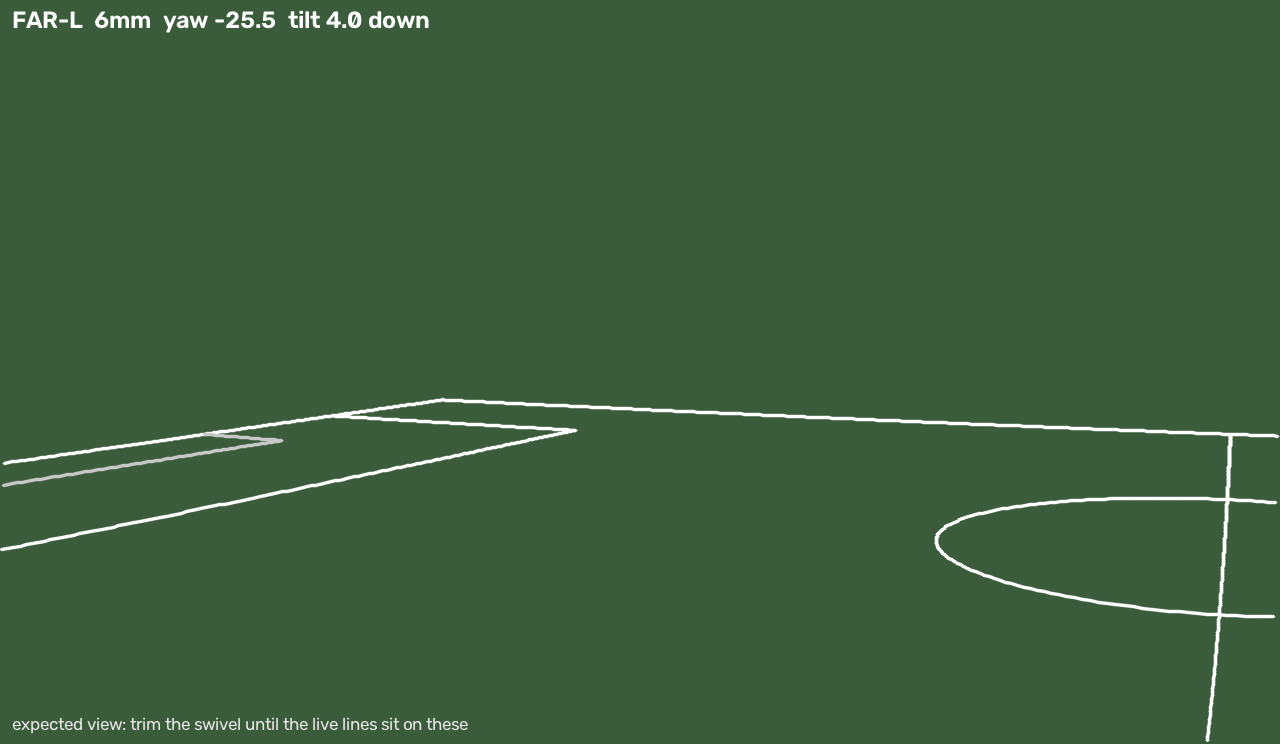
#> input picture hardware/aim/11v11/aim_far-l.png, 1280 x 744 px
$ python -i lines.py   (imports and definitions only)
#> lines starting #> are read from the running program, lines starting #| are printed output that depends on the picture; after the words box and inside, x2 and y2 are one past the last pixel; in counts of white or black regions, pixels touching at a corner belong together
"""Finding the painted lines in a frame.

Nothing here knows what sport it is looking at. It finds the grass, finds the
thin bright things on the grass, turns them into straight lines, and splits
those lines into two directions. Which direction is the touchline is the
registrar's problem.
"""

from __future__ import annotations

from dataclasses import dataclass, field
from typing import Optional

import cv2
import numpy as np


@dataclass
class LineDetectionConfig:
    # What the playing surface looks like is estimated per frame (see
    # GrassModel). These bound the estimate and are the fallback when a
    # frame has too little surface in it to estimate from.
    grass_hue: tuple[int, int] = (30, 95)     # fallback only; OpenCV hue is 0..180, green near 60
    grass_min_sat: int = 35                    # fallback only
    grass_min_val: int = 40                    # fallback only
    grass_hue_prior: tuple[int, int] = (8, 100)   # olive-brown worn turf to blue-green
    grass_prior_min_sat: int = 30
    grass_prior_min_val: int = 30
    grass_hue_tol: int = 12                    # half-width of the hue band around the estimated peak
    grass_sv_percentiles: tuple[float, float] = (2.0, 99.5)   # of the pixels at that hue
    grass_range_pad: int = 15                  # widening of the saturation and value ranges
    grass_roi_top: float = 0.35                # estimate from the lower part of the frame, where the pitch is
    grass_min_prior_px: int = 500
    grass_close_px: int = 25
    grass_max_hole_frac: float = 0.02          # holes larger than this share of the frame are not filled
    tophat_px: int = 15                        # a little wider than the widest line
    tophat_thresh: int = 25                    # local contrast of paint over the grass beside it
    # Paint is less saturated than this frame's grass and not darker than
    # most of it. These are the absolute thresholds the detector was first
    # tuned with (s <= 90, v >= 90 on rendered grass at s 138, v 146),
    # expressed as ratios so they follow the grass on a worn olive pitch at
    # v 71. Additive offsets were tried and lost a metre on rendered views.
    line_sat_ratio: float = 0.66
    line_val_ratio: float = 0.62
    min_component_len: int = 25
    min_elongation: float = 3.0                # bbox diagonal^2 / area; blobs sit near 2.5
    hough_threshold: int = 50
    hough_min_len: int = 40
    hough_max_gap: int = 15
    merge_angle_deg: float = 3.0
    merge_dist_px: float = 8.0
    min_line_len: int = 60
    max_lines: int = 12


@dataclass
class DetectedLine:
    p0: np.ndarray
    p1: np.ndarray
    support: float          # summed length of the segments that voted for it

    @property
    def length(self) -> float:
        return float(np.linalg.norm(self.p1 - self.p0))

    # [16 lines left out: functions direction, angle, abc, not called in this run]

    @property
    def midpoint(self) -> np.ndarray:
        return (self.p0 + self.p1) / 2

    # [4 lines left out: function samples, not called in this run]


@dataclass(frozen=True)
class GrassModel:
    """What this frame's playing surface looks like, estimated from the frame.

    A worn youth pitch in September is olive-brown, hue near 23 on OpenCV's
    0..180 scale; a broadcast pitch is green, near 60; a rendered one is
    exactly green. One fixed range cannot hold all three, and the first real
    Veo export proved it: the fixed range passed a tenth of the pixels that
    were certainly pitch, and everything downstream of the mask was working
    from that tenth. The paint thresholds are relative to this too, because
    a faded line on a worn pitch is only a little brighter than the grass
    beside it and nowhere near any fixed idea of white.
    """

    hue: tuple[int, int]
    sat: tuple[int, int]
    val: tuple[int, int]
    s_median: float
    v_median: float
    estimated: bool

    def mask(self, hsv: np.ndarray) -> np.ndarray:
        h, s, v = hsv[..., 0], hsv[..., 1], hsv[..., 2]
        m = (h >= self.hue[0]) & (h <= self.hue[1]) & (s >= self.sat[0]) & (s <= self.sat[1])
        m &= (v >= self.val[0]) & (v <= self.val[1])
        return m.astype(np.uint8) * 255


@dataclass
class LineDetection:
    grass: np.ndarray            # uint8 mask of the playing surface
    line_pixels: np.ndarray      # uint8 mask of pixels that look like paint
    segments: np.ndarray         # (n, 4) raw Hough segments
    lines: list[DetectedLine] = field(default_factory=list)
    model: Optional[GrassModel] = None


def estimate_grass(bgr: np.ndarray, cfg: LineDetectionConfig) -> GrassModel:
    """The dominant surface colour in the lower part of the frame, which is
    where a camera looking at a pitch has the pitch. Hue is the peak of the
    histogram inside a wide prior; saturation and value are the spread of
    the pixels at that hue. Falls back to the fixed ranges when there is
    too little surface to estimate from (a frame of sky, a title card)."""
    hsv = cv2.cvtColor(bgr, cv2.COLOR_BGR2HSV)
    top = int(hsv.shape[0] * cfg.grass_roi_top)
    roi = hsv[top:].reshape(-1, 3)
    H, S, V = roi[:, 0].astype(np.int32), roi[:, 1], roi[:, 2]
    prior = (H >= cfg.grass_hue_prior[0]) & (H <= cfg.grass_hue_prior[1])
    prior &= (S >= cfg.grass_prior_min_sat) & (V >= cfg.grass_prior_min_val)
    if int(prior.sum()) < cfg.grass_min_prior_px:
        return GrassModel(cfg.grass_hue, (cfg.grass_min_sat, 255), (cfg.grass_min_val, 255), 128.0, 128.0, False)
    hist = np.bincount(H[prior], minlength=180).astype(np.float64)
    hist = np.convolve(hist, np.ones(5) / 5.0, mode="same")
    peak = int(np.argmax(hist))
    lo, hi = max(0, peak - cfg.grass_hue_tol), min(179, peak + cfg.grass_hue_tol)
    sel = prior & (H >= lo) & (H <= hi)
    s_lo, s_hi = np.percentile(S[sel], cfg.grass_sv_percentiles)
    v_lo, v_hi = np.percentile(V[sel], cfg.grass_sv_percentiles)
    pad = cfg.grass_range_pad
    return GrassModel(
        (lo, hi),
        (max(0, int(s_lo) - pad), min(255, int(s_hi) + pad)),
        (max(0, int(v_lo) - pad), min(255, int(v_hi) + pad)),
        float(np.median(S[sel])), float(np.median(V[sel])), True,
    )


def grass_mask(bgr: np.ndarray, cfg: LineDetectionConfig, model: Optional[GrassModel] = None) -> np.ndarray:
    model = model or estimate_grass(bgr, cfg)
    m = model.mask(cv2.cvtColor(bgr, cv2.COLOR_BGR2HSV))
    k = cv2.getStructuringElement(cv2.MORPH_ELLIPSE, (cfg.grass_close_px, cfg.grass_close_px))
    # Closing swallows the lines and the players, which are holes in the
    # green; opening drops small green things that are not the pitch.
    m = cv2.morphologyEx(m, cv2.MORPH_CLOSE, k)
    k2 = cv2.getStructuringElement(cv2.MORPH_ELLIPSE, (max(3, cfg.grass_close_px // 2),) * 2)
    m = cv2.morphologyEx(m, cv2.MORPH_OPEN, k2)
    n, labels, stats, _ = cv2.connectedComponentsWithStats(m, 8)
    if n <= 1:
        return np.zeros_like(m)
    largest = 1 + int(np.argmax(stats[1:, cv2.CC_STAT_AREA]))
    m = (labels == largest).astype(np.uint8) * 255
    # Fill holes, but only small ones. A player, a ball or a goal net is a
    # hole in the grass and should not punch a hole in the surface. A road
    # with parked cars, with grass on both sides of it, is also enclosed and
    # is not the surface; filling it is how the line detector came to find
    # "lines" on car doors on the first real Veo export.
    padded = np.pad(m, 1)
    ff = padded.copy()
    cv2.floodFill(ff, np.zeros((padded.shape[0] + 2, padded.shape[1] + 2), np.uint8), (0, 0), 255)
    holes = cv2.bitwise_not(ff)
    hn, hlabels, hstats, _ = cv2.connectedComponentsWithStats(holes, 8)
    if hn > 1:
        small = np.zeros(hn, dtype=bool)
        small[1:] = hstats[1:, cv2.CC_STAT_AREA] <= cfg.grass_max_hole_frac * m.size
        holes = np.where(small[hlabels], 255, 0).astype(np.uint8)
    return cv2.bitwise_or(padded, holes)[1:-1, 1:-1]


def line_pixel_mask(bgr: np.ndarray, grass: np.ndarray, cfg: LineDetectionConfig, model: Optional[GrassModel] = None) -> np.ndarray:
    model = model or estimate_grass(bgr, cfg)
    hsv = cv2.cvtColor(bgr, cv2.COLOR_BGR2HSV)
    s, v = hsv[..., 1], hsv[..., 2]
    k = cv2.getStructuringElement(cv2.MORPH_RECT, (cfg.tophat_px, cfg.tophat_px))
    tophat = cv2.subtract(v, cv2.morphologyEx(v, cv2.MORPH_OPEN, k))
    # Paint is brighter than the grass right beside it (the top-hat) and
    # less saturated than the grass is. Both relative to this frame's grass.
    cand = (tophat >= cfg.tophat_thresh) & (s <= model.s_median * cfg.line_sat_ratio)
    cand &= (v >= model.v_median * cfg.line_val_ratio) & (grass > 0)
    cand = cand.astype(np.uint8) * 255
    n, labels, stats, _ = cv2.connectedComponentsWithStats(cand, 8)
    if n <= 1:
        return np.zeros_like(cand)
    w = stats[:, cv2.CC_STAT_WIDTH].astype(np.float64)
    h = stats[:, cv2.CC_STAT_HEIGHT].astype(np.float64)
    area = np.maximum(stats[:, cv2.CC_STAT_AREA].astype(np.float64), 1)
    diag = np.hypot(w, h)
    # A painted line is long and thin: its bounding diagonal squared is many
    # times its area. A player in a white kit is a blob and is not.
    keep = (diag >= cfg.min_component_len) & (diag * diag / area >= cfg.min_elongation)
    keep[0] = False
    return np.where(keep[labels], 255, 0).astype(np.uint8)


def detect_segments(mask: np.ndarray, cfg: LineDetectionConfig) -> np.ndarray:
    segs = cv2.HoughLinesP(
        mask, 1, np.pi / 180, threshold=cfg.hough_threshold,
        minLineLength=cfg.hough_min_len, maxLineGap=cfg.hough_max_gap,
    )
    if segs is None:
        return np.zeros((0, 4), dtype=np.float64)
    return segs.reshape(-1, 4).astype(np.float64)


def _angle_diff(a: float, b: float) -> float:
    d = abs(a - b) % np.pi
    return min(d, np.pi - d)


class _Cluster:
    def __init__(self, seg: np.ndarray) -> None:
        self.pts: list[np.ndarray] = []
        self.weights: list[float] = []
        self.add(seg)

    def add(self, seg: np.ndarray) -> None:
        p0, p1 = seg[:2], seg[2:]
        w = float(np.linalg.norm(p1 - p0))
        self.pts += [p0, p1]
        self.weights += [w, w]
        self._fit()

    def _fit(self) -> None:
        P = np.array(self.pts)
        w = np.array(self.weights)
        c = (P * w[:, None]).sum(0) / w.sum()
        Q = (P - c) * np.sqrt(w)[:, None]
        _, _, vt = np.linalg.svd(Q, full_matrices=False)
        d = vt[0]
        t = (P - c) @ d
        self.centre, self.direction = c, d
        self.p0, self.p1 = c + t.min() * d, c + t.max() * d
        self.support = float(w.sum()) / 2
        self.angle = float(np.arctan2(d[1], d[0]) % np.pi)
        a, b = -d[1], d[0]
        self.abc = np.array([a, b, -(a * c[0] + b * c[1])])

    def accepts(self, p0: np.ndarray, p1: np.ndarray, angle: float, cfg: LineDetectionConfig) -> bool:
        if _angle_diff(angle, self.angle) > np.deg2rad(cfg.merge_angle_deg):
            return False
        d0 = abs(self.abc[:2] @ p0 + self.abc[2])
        d1 = abs(self.abc[:2] @ p1 + self.abc[2])
        return max(d0, d1) <= cfg.merge_dist_px

    def to_line(self) -> DetectedLine:
        return DetectedLine(self.p0.copy(), self.p1.copy(), self.support)


def merge_segments(segs: np.ndarray, cfg: LineDetectionConfig) -> list[DetectedLine]:
    """Hough returns many overlapping fragments of each painted line, and a
    line broken by a player is several fragments far apart. Collinear
    fragments are pooled and refit as one line, whatever the gaps."""
    if len(segs) == 0:
        return []
    lengths = np.hypot(segs[:, 2] - segs[:, 0], segs[:, 3] - segs[:, 1])
    order = np.argsort(-lengths)
    clusters: list[_Cluster] = []
    for i in order:
        seg = segs[i]
        p0, p1 = seg[:2], seg[2:]
        d = p1 - p0
        angle = float(np.arctan2(d[1], d[0]) % np.pi)
        for c in clusters:
            if c.accepts(p0, p1, angle, cfg):
                c.add(seg)
                break
        else:
            clusters.append(_Cluster(seg))
    # Second pass: fragments assigned early to different clusters can turn out
    # collinear once each cluster has been refit on all its members.
    merged = True
    while merged:
        merged = False
        clusters.sort(key=lambda c: -c.support)
        for i in range(len(clusters)):
            for j in range(i + 1, len(clusters)):
                cj = clusters[j]
                if clusters[i].accepts(cj.p0, cj.p1, cj.angle, cfg):
                    for k in range(0, len(cj.pts), 2):
                        clusters[i].add(np.concatenate([cj.pts[k], cj.pts[k + 1]]))
                    del clusters[j]
                    merged = True
                    break
            if merged:
                break
    lines = [c.to_line() for c in clusters if np.linalg.norm(c.p1 - c.p0) >= cfg.min_line_len]
    lines.sort(key=lambda l: -l.support)
    return lines[: cfg.max_lines]


# [30 lines left out: function split_families, not called in this run]


def detect_lines(bgr: np.ndarray, cfg: Optional[LineDetectionConfig] = None) -> LineDetection:
    cfg = cfg or LineDetectionConfig()
    model = estimate_grass(bgr, cfg)
    grass = grass_mask(bgr, cfg, model)
    pixels = line_pixel_mask(bgr, grass, cfg, model)
    segs = detect_segments(pixels, cfg)
    return LineDetection(grass, pixels, segs, merge_segments(segs, cfg), model)

>>> import cv2
>>> picture = cv2.imread('../../hardware/aim/11v11/aim_far-l.png')
#> picture is the input picture: shape (744, 1280, 3); mean B, G, R 61.2, 94.7, 61.2
>>> result = detect_lines(picture)
#> in estimate_grass, `hist = np.bincount(H[prior], minlength=180).astype(np.float64)`: hist = 180 values, max 606488 at index 60, min 0 at index 0, mean 3369.4
#> in estimate_grass, `hist = np.convolve(hist, np.ones(5) / 5.0, mode="same")`: hist = 180 values, max 121297.6 at index 58, min 0 at index 0, mean 3369.4
#> in estimate_grass, `peak = int(np.argmax(hist))`: peak = 58
#> in estimate_grass, `lo, hi = max(0, peak - cfg.grass_hue_tol), min(179, peak + cfg.grass_h..`: lo = 46; hi = 70
#> in estimate_grass, `s_lo, s_hi = np.percentile(S[sel], cfg.grass_sv_percentiles)`: s_lo = 94
#> in estimate_grass, `v_lo, v_hi = np.percentile(V[sel], cfg.grass_sv_percentiles)`: v_lo = 92; v_hi = 126
#> in mask, `h, s, v = hsv[..., 0], hsv[..., 1], hsv[..., 2]`:
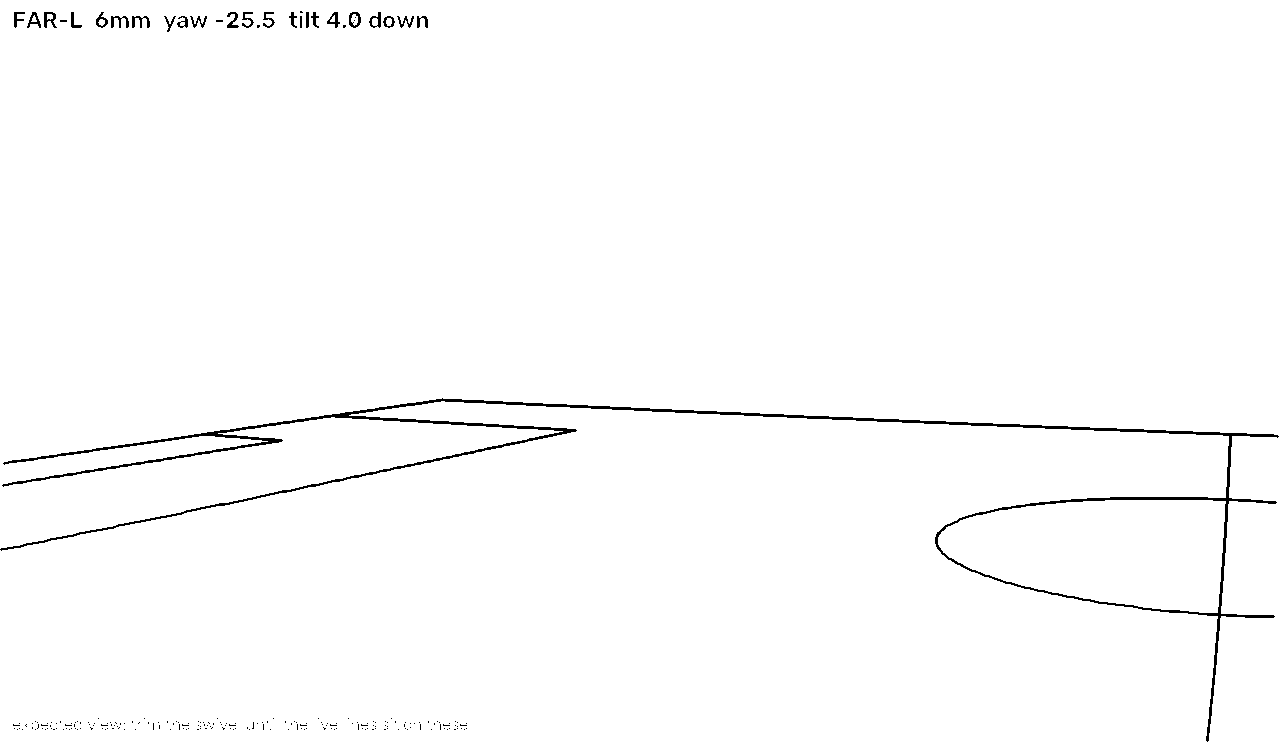
#> h: shape (744, 1280); values 0 (black) and 60 (white), 98.8% white; 220 black regions (196 under 20 px), largest, box (x1, y1, x2, y2) and area: (0, 398, 1279, 742) 9120, (44, 12, 57, 28) 109, (111, 16, 129, 28) 102
#> in mask, `h, s, v = hsv[..., 0], hsv[..., 1], hsv[..., 2]`:
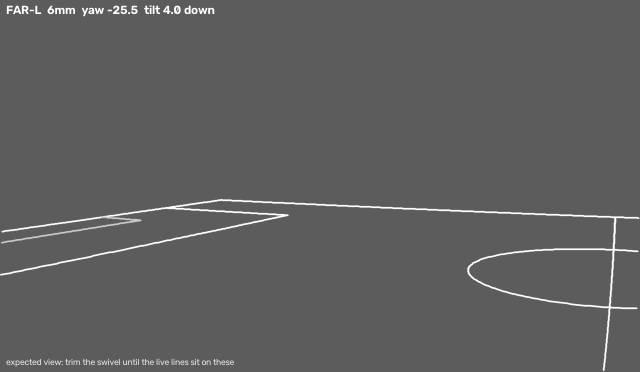
#> v: shape (744, 1280) (shown at 1/2 size); min 92, max 255, mean 94.7
#> in grass_mask, `n, labels, stats, _ = cv2.connectedComponentsWithStats(m, 8)`: n = 2; stats = [[-1, 2147483647, 0, 0, 0], [0, 0, 1280, 744, 952320]]
#> in grass_mask, `largest = 1 + int(np.argmax(stats[1:, cv2.CC_STAT_AREA]))`: largest = 1
#> in grass_mask, `hn, hlabels, hstats, _ = cv2.connectedComponentsWithStats(holes, 8)`: hstats = [[0, 0, 1282, 746, 956372]]
#> in line_pixel_mask, `n, labels, stats, _ = cv2.connectedComponentsWithStats(cand, 8)`:
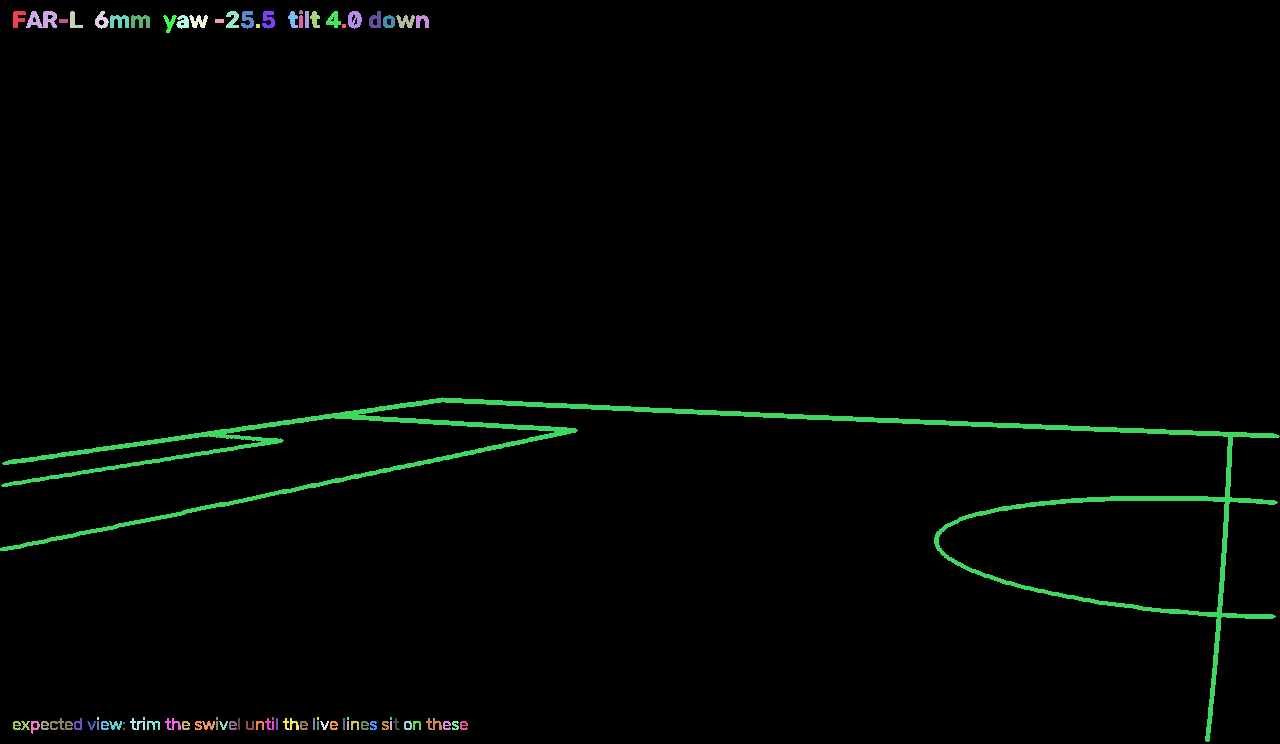
#> labels: shape (744, 1280) int32; 80 distinct labels, from 0 to 79; one colour per label, 0 black
#> in line_pixel_mask, `n, labels, stats, _ = cv2.connectedComponentsWithStats(cand, 8)`: n = 80; stats = 80 rows, first 6: [0, 0, 1280, 744, 931316], [13, 11, 13, 17, 143], [26, 11, 31, 17, 333], [70, 11, 13, 17, 107], [95, 11, 14, 18, 140], [226, 11, 13, 17, 143]
#> in line_pixel_mask, `w = stats[:, cv2.CC_STAT_WIDTH].astype(np.float64)`: w = 80 values, max 1280 at index 0, min 2 at index 29, mean 40.94
#> in line_pixel_mask, `h = stats[:, cv2.CC_STAT_HEIGHT].astype(np.float64)`: h = 80 values, max 744 at index 0, min 2 at index 78, mean 23.75
#> in line_pixel_mask, `area = np.maximum(stats[:, cv2.CC_STAT_AREA].astype(np.float64), 1)`: area = 80 values, max 931316 at index 0, min 4 at index 78, mean 11904
#> in line_pixel_mask, `diag = np.hypot(w, h)`: diag = 80 values, max 1480.5 at index 0, min 2.83 at index 78, mean 49
#> in line_pixel_mask, `return np.where(keep[labels], 255, 0).astype(np.uint8)`:
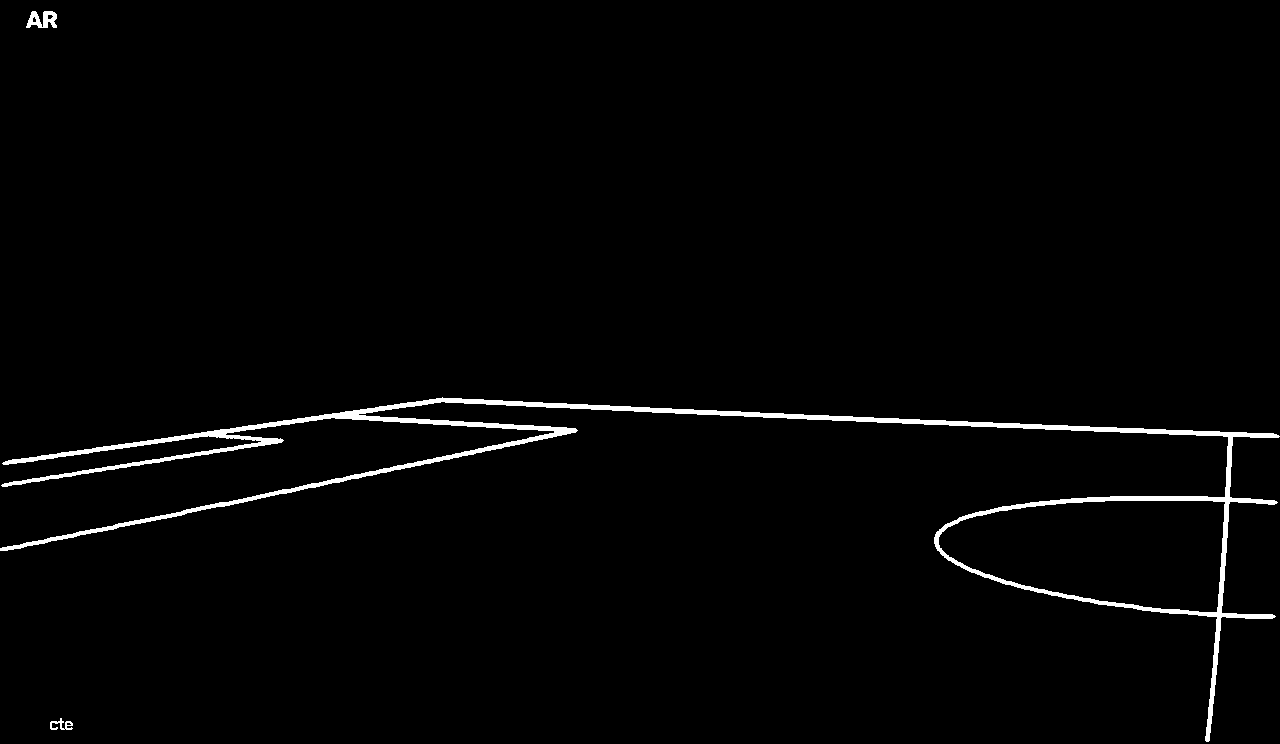
#> returned value: shape (744, 1280); 1.7% white; 3 white regions, box (x1, y1, x2, y2) and area: (0, 397, 1280, 742) 15669, (26, 11, 57, 28) 333, (50, 718, 73, 730) 127
#> in detect_segments, `segs = cv2.HoughLinesP( mask, 1, np.pi / 180, threshold=cfg.hough_thre..`: segs = 60 rows, first 6: [434, 399, 929, 424], [4, 550, 576, 429], [0, 550, 575, 428], [436, 398, 1026, 428], [560, 403, 1150, 433], [1206, 741, 1233, 432]
#> in merge_segments, `lengths = np.hypot(segs[:, 2] - segs[:, 0], segs[:, 3] - segs[:, 1])`: lengths = 60 values, max 590.8 at index 3, min 41 at index 56, mean 242.9
#> in merge_segments, `order = np.argsort(-lengths)`: order = 60 values, max 59 at index 52, min 0 at index 5, mean 29.5
#> the loop in merge_segments, `for i in order:` made 60 passes
#> i on passes 25 to 32: 40, 48, 20, 29, 21, 22, 27, 25
